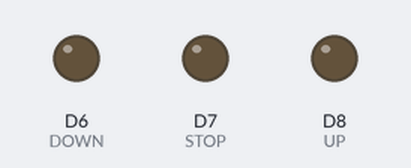
The sketch below on a simulated ESP8266 (NodeMCU). On the bench: output pins drawn as LEDs (lit = HIGH). What the sketch prints to the serial monitor is not drawn.

Above: at 5.0 s.
At 10.2 s:
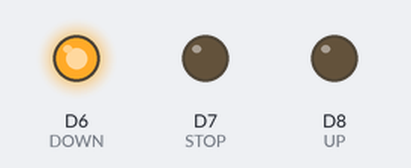
Timing chart, 0 to 13.7 s (numbered marks = the images above):
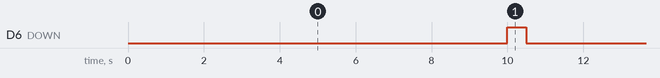

Measured:
- by itself, D6 (DOWN): alternates HIGH for 0.50 s and LOW for 10.0 s

The sketch:

Profalux2Esphome.ino
```cpp
#define DOWN D6
#define STOP D7
#define UP D8

#define PULSE_DELAY 500
#define WAIT_DELAY 10000

void setup() {
  pinMode(UP, OUTPUT);
  pinMode(STOP, OUTPUT);
  pinMode(DOWN, OUTPUT);
  Serial.begin(9600);
}

void pressButtonAndWait(int pin) {
  Serial.println("DOWN");
  delay(10000);
  digitalWrite(DOWN, HIGH);
  delay(500);
  digitalWrite(DOWN, LOW);
}

void loop() {
  Serial.println("DOWN");
  pressButtonAndWait(DOWN);
  Serial.println("STOP");
  pressButtonAndWait(STOP);
  Serial.println("UP");
  pressButtonAndWait(UP);
}
```
